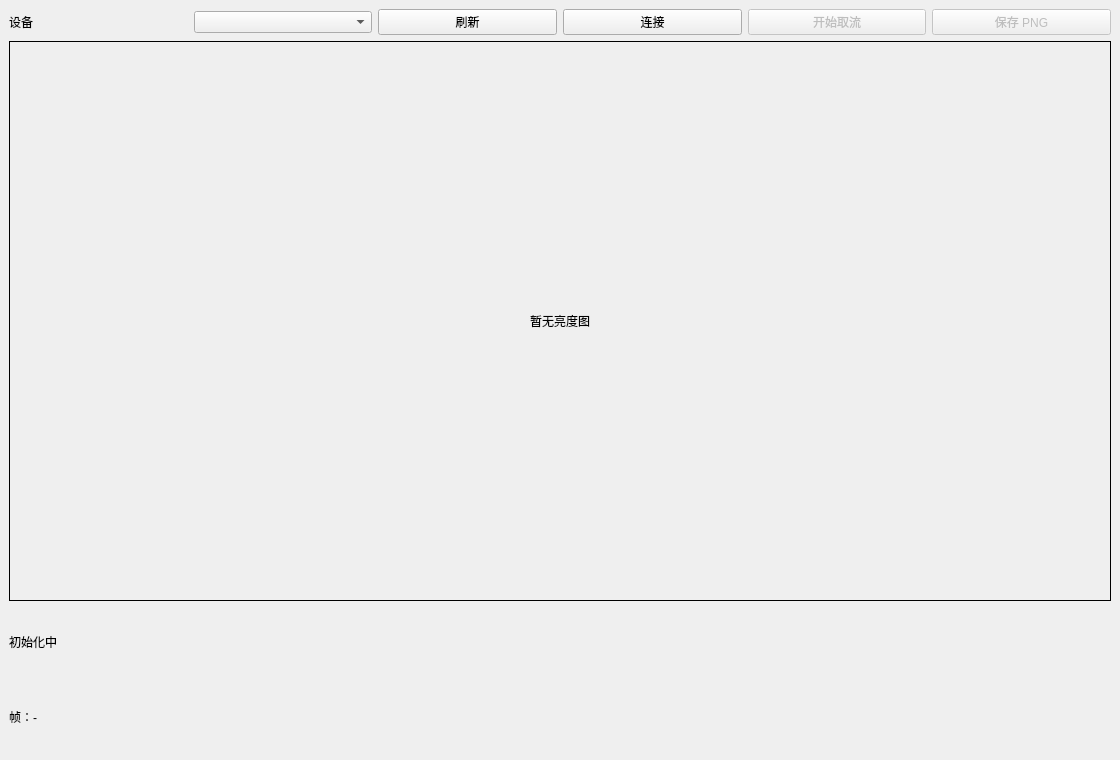
<?xml version="1.0" encoding="UTF-8"?>
<ui version="4.0">
 <class>IntensityViewerWindow</class>
 <widget class="QMainWindow" name="IntensityViewerWindow">
  <property name="geometry"><rect><x>0</x><y>0</y><width>1120</width><height>760</height></rect></property>
  <property name="windowTitle"><string>Intensity Viewer</string></property>
  <widget class="QWidget" name="centralwidget">
   <layout class="QVBoxLayout" name="mainLayout">
    <item>
     <layout class="QHBoxLayout" name="deviceLayout">
      <item><widget class="QLabel" name="lbl_device"><property name="text"><string>设备</string></property></widget></item>
      <item><widget class="QComboBox" name="cb_devices"><property name="minimumWidth"><number>520</number></property></widget></item>
      <item><widget class="QPushButton" name="btn_refresh"><property name="text"><string>刷新</string></property></widget></item>
      <item><widget class="QPushButton" name="btn_connect"><property name="text"><string>连接</string></property></widget></item>
      <item><widget class="QPushButton" name="btn_start"><property name="enabled"><bool>false</bool></property><property name="text"><string>开始取流</string></property></widget></item>
      <item><widget class="QPushButton" name="btn_save"><property name="enabled"><bool>false</bool></property><property name="text"><string>保存 PNG</string></property></widget></item>
     </layout>
    </item>
    <item>
     <widget class="QLabel" name="lbl_preview">
      <property name="minimumSize"><size><width>800</width><height>560</height></size></property>
      <property name="frameShape"><enum>QFrame::Box</enum></property>
      <property name="alignment"><set>Qt::AlignCenter</set></property>
      <property name="text"><string>暂无亮度图</string></property>
     </widget>
    </item>
    <item><widget class="QLabel" name="lbl_status"><property name="text"><string>初始化中</string></property></widget></item>
    <item><widget class="QLabel" name="lbl_frame"><property name="text"><string>帧：-</string></property></widget></item>
   </layout>
  </widget>
 </widget>
 <resources/>
 <connections/>
</ui>
